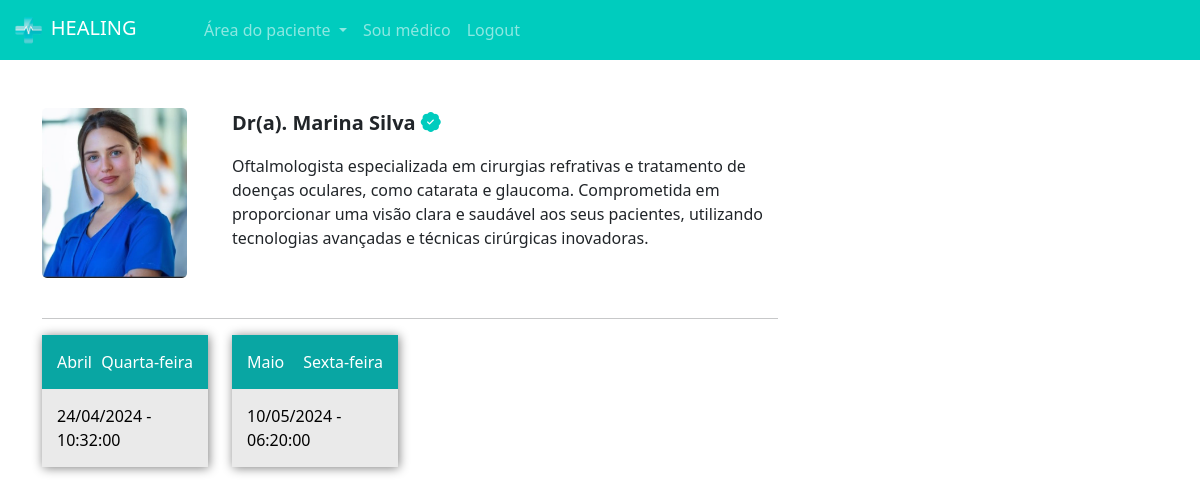
The page /paciente/escolher_horario/10 (signed in) on the database its author committed.
### medico/models.py (models this page shows, shortened)
class DadosMedico(models.Model):
    crm = models.CharField(max_length=13)
    nome = models.CharField(max_length=100)
    cep = models.CharField(max_length = 15)
    rua = models.CharField(max_length = 100)
    bairro = models.CharField(max_length = 100)
    numero = models.IntegerField()
    rg = models.ImageField(upload_to='rgs')
    cedula_identidade_medica = models.ImageField(upload_to='cim')
    foto = models.ImageField(upload_to='fotos_perfil')
    descricao = models.TextField()
    valor_consulta = models.FloatField(default=100)
    user = models.ForeignKey(User, on_delete=models.DO_NOTHING)
    especialidades = models.ForeignKey(Especialidades, on_delete=models.DO_NOTHING)

class DatasAbertas(models.Model):
    data = models.DateTimeField()
    user = models.ForeignKey(User, on_delete=models.DO_NOTHING)
    agendado = models.BooleanField(default = False)
    def __str__(self):
        return self.data.strftime('%d/%m/%Y - %H:%M:%S')

### paciente/views.py (the view)
# urls.py: path('escolher_horario/<int:id_dados_medico>', views.escolher_horario, name='escolher_horario'),
def escolher_horario(request, id_dados_medico):
    if request.method == "GET":
        medico = DadosMedico.objects.get(id = id_dados_medico)
        datas_abertas = DatasAbertas.objects.filter(user=medico.user).filter(data__gte=datetime.now()).filter(agendado=False).order_by('data')
        return render(request, 'escolher_horario.html', {'medico': medico, 'datas_abertas': datas_abertas, 'is_medico':is_medico(request.user)})

### medico/models.py (called while the page is built)
def is_medico(user):
    return DadosMedico.objects.filter(user = user).exists()

### paciente/templates/escolher_horario.html (shortened to what this page needs)
{% extends "base.html" %}
{% load static %}
{% load humanize %}
{% block 'head' %}
    <link rel="stylesheet" href="{% static 'medicos/css/abrir_horario.css' %}">
    <link rel="stylesheet" href="{% static 'usuarios/css/usuarios.css' %}">
    <link rel="stylesheet" href="{% static 'medicos/css/cadastro_medico.css' %}">
    <link rel="stylesheet" href="{% static 'pacientes/css/home.css' %}">
    <link rel="stylesheet" href="https://cdn.jsdelivr.net/npm/bootstrap-icons@1.11.3/font/bootstrap-icons.min.css">
{% endblock 'head' %}
{% block 'body' %}
{% include 'partials/navbar.html' %}
    <div class="container">
        <br><br>
        <div class="row">
            <div class="col-md-8">
                <div class="row">
                    <div class="col-md-3"><img src="{{medico.foto.url}}" class="foto-perfil-card" alt=""></div>
                    <div class="col-md">
                        <p style="font-size: 20px" class="p-bold">Dr(a). {{medico.nome}} <i class="bi bi-patch-check-fill icon-main"></i></p>
                        <p>{{medico.descricao}}</p>
                    </div>
                </div>
                <br>
                <hr>
                <div class="row">
                    {%for data in datas_abertas%}
                        <div class="col-md-3">
                            <a class="link" href="{% url "agendar_horario" data.id %}">
                            <div class='selecionar-dia'>
                            <div class="header-dias">
                                <span class="mes">
                                {{data.data|date:"F"}}
                                </span>
                                <span class="dia-semana">
                                {{data.data|date:"l"}}
                                </span>
                            </div>
                            <div class="conteudo-data">
                                {{data}}
                            </div>
                            </div>
                            </a>
                            <br>
                        </div>
                    {%endfor%}
                </div>
            </div>
            <div class="col-md-4">
            </div>
        </div>
    </div>
{% endblock 'body' %}

### templates/static/geral/css/base.css (style rules this page uses)
:root { --main-color: #00CCBE; --dark-color: #09A6A3; --contrast-color: #FFD686; }
.p-bold { font-weight: bold; }

### templates/static/pacientes/css/home.css (style rules this page uses)
.foto-perfil-card { width: auto; height: 170px; border-radius: 5px; }
.icon-main { color: var(--main-color); }
.link { text-decoration: none; }
.selecionar-dia { width: 100%; background-color: #EAEAEA; box-shadow: 1px 1px 10px gray; }
.header-dias { background-color: var(--dark-color); padding: 15px; color: white; text-decoration: none; }
.dia-semana { float: right; }
.conteudo-data { padding: 15px; color: black; }

### rows shown on the page
DadosMedico: foto (picture), nome "Marina Silva", descricao "Oftalmologista especializada em cirurgias refrativas e tratamento de doenças oculares, como catarata e glaucoma. Comprometida em proporcionar uma visão clara e saudável aos seus pacientes, utilizando tecnologias avançadas e técnicas cirúrgicas inovadoras."
DatasAbertas: data "Abril", data "Quarta-feira", data "24/04/2024 - 10:32:00"
DatasAbertas: data "Maio", data "Sexta-feira", data "10/05/2024 - 06:20:00"
